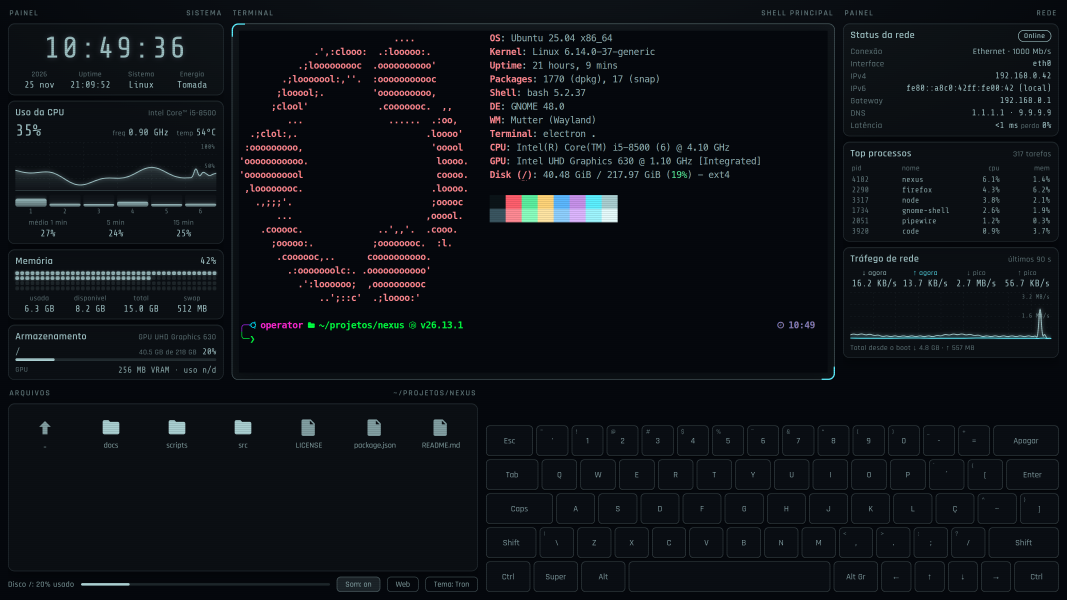
#> input picture docs/screenshots/nexus-tron.png, 3200 x 1800 px (shown at 1/3 size)
$ python details.py
#> lines starting #> are read from the running program, lines starting #| are printed output that depends on the picture
"""Recortes de detalhe para o tour visual do README, a partir das capturas em docs/screenshots/.

Rodado no fim do scripts/screenshots.sh. As coordenadas são do layout de 1600x900 (capturas em 2x).
"""
from pathlib import Path

from PIL import Image

SHOTS = Path(__file__).resolve().parent.parent / "docs" / "screenshots"
SCALE = 2  # capturas em 3200x1800

# nome do arquivo: (captura de origem, caixa em pixels do layout 1600x900)
CROPS = {
    "detail-system.png": ("nexus-tron.png", (0, 0, 340, 575)),
    "detail-network.png": ("nexus-cyberpunk.png", (1258, 0, 1600, 575)),
    "detail-keyboard.png": ("nexus-ambar.png", (735, 630, 1600, 895)),
}


def crop(src: str, box: tuple[int, int, int, int]) -> Image.Image:
#> called with src = 'nexus-tron.png', box = (0, 0, 340, 575)
    im = Image.open(SHOTS / src).convert("RGB")
#> im is the input picture: PIL image 3200x1800 RGB; mean R, G, B 14.1, 17.6, 22.1
    return im.crop(tuple(v * SCALE for v in box))
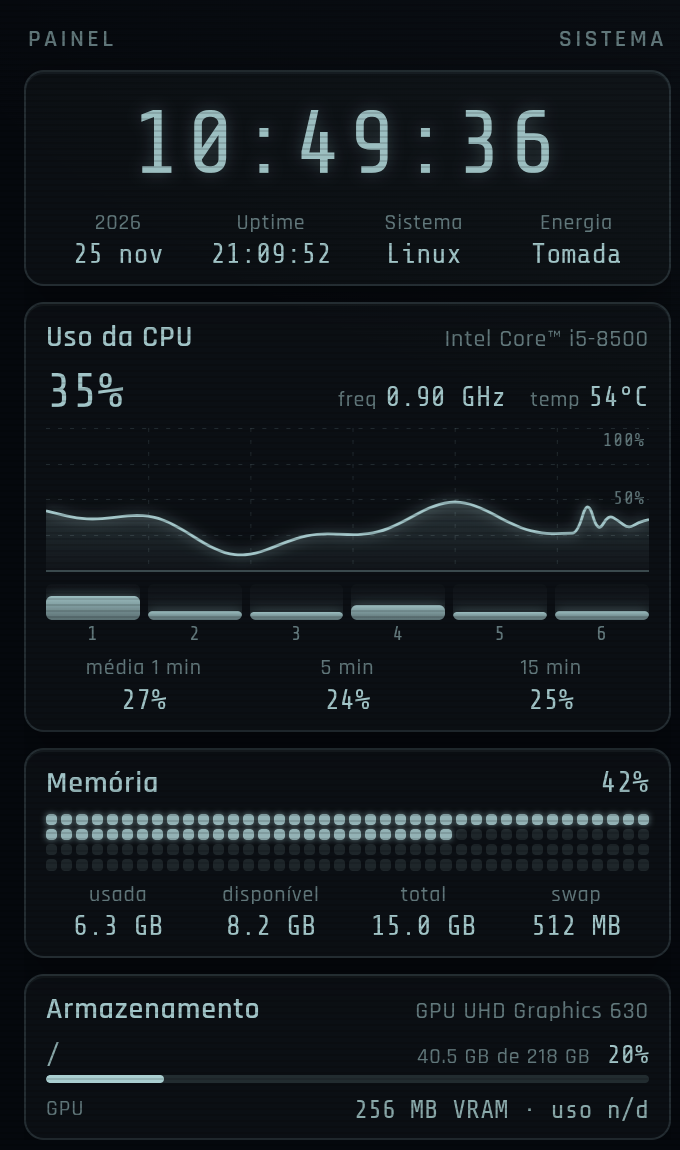
#> returned value: PIL image 680x1150 RGB; mean R, G, B 18.8, 24.2, 28.6
#> pass 2 of the loop `for out, (src, box) in CROPS.items():`:
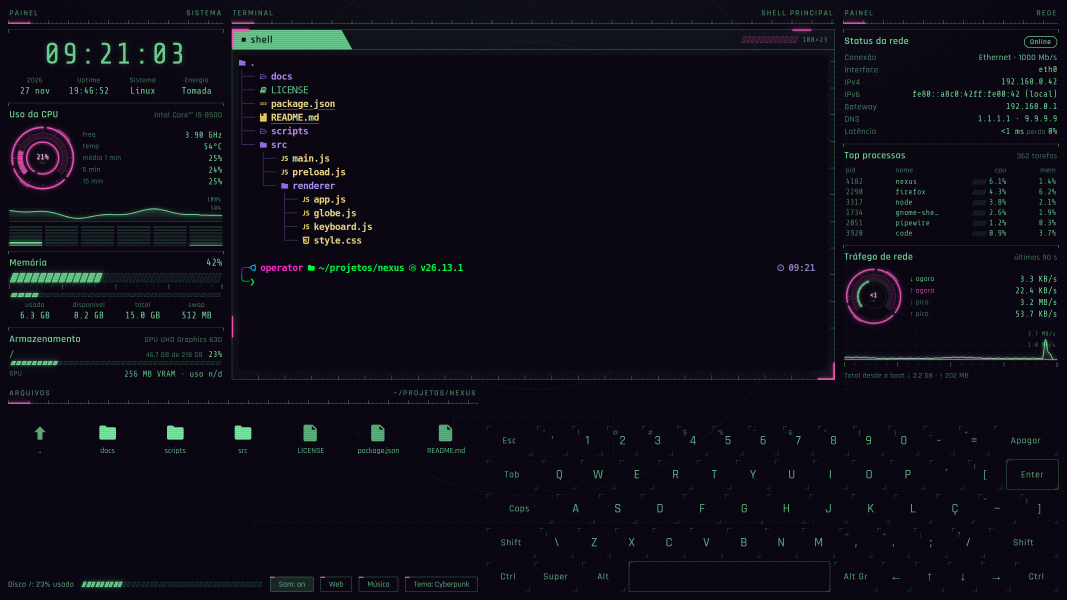
#> input picture docs/screenshots/nexus-cyberpunk.png, 3200 x 1800 px (shown at 1/3 size)
#> in crop, im is the input picture: PIL image 3200x1800 RGB; mean R, G, B 13.8, 12.2, 21.9
#> in crop (call 2), `return im.crop(tuple(v * SCALE for v in box))`:
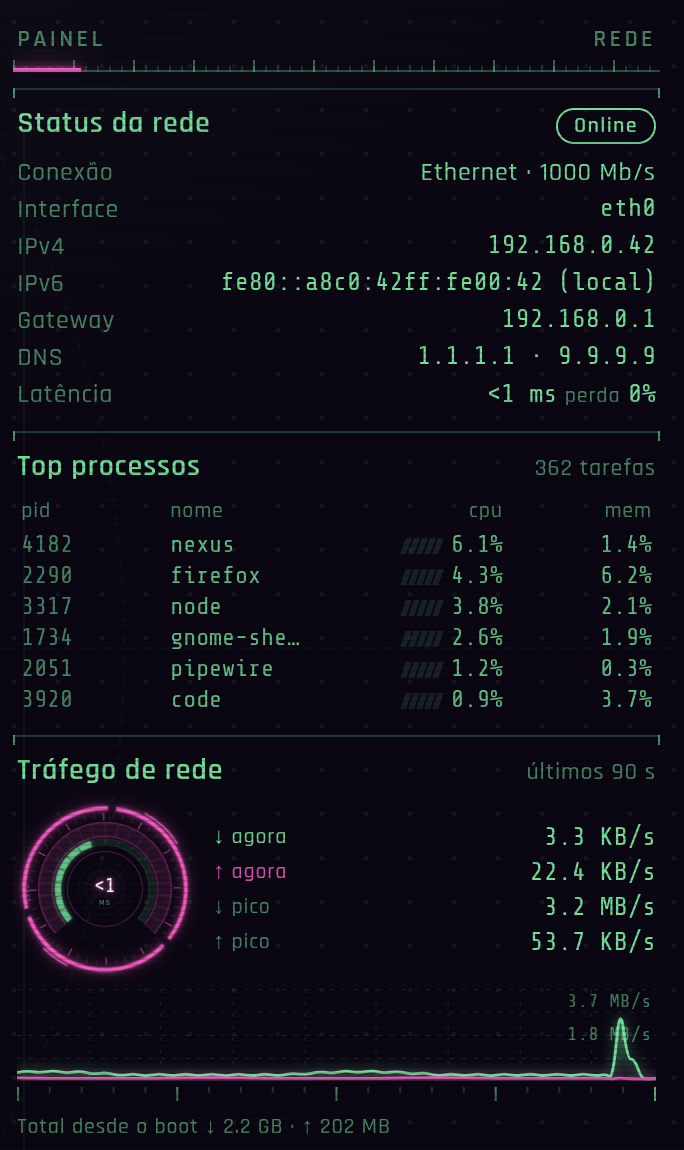
#> returned value: PIL image 684x1150 RGB; mean R, G, B 15.4, 14.1, 23.7
#> pass 3 of the loop `for out, (src, box) in CROPS.items():`:
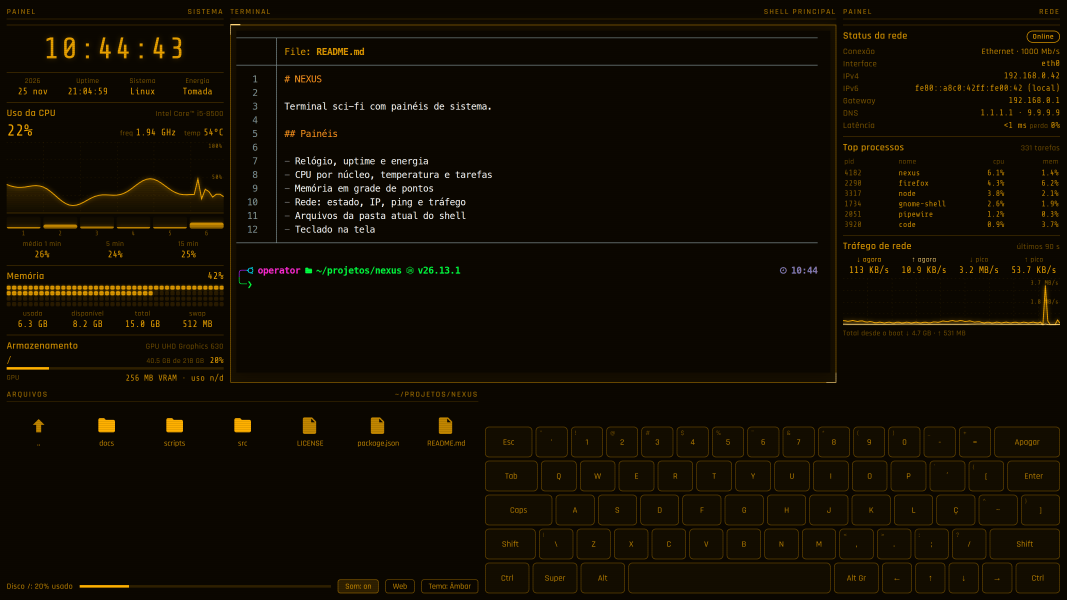
#> input picture docs/screenshots/nexus-ambar.png, 3200 x 1800 px (shown at 1/3 size)
#> in crop, im is the input picture: PIL image 3200x1800 RGB; mean R, G, B 18, 12.3, 1.3
#> in crop (call 3), `return im.crop(tuple(v * SCALE for v in box))`:
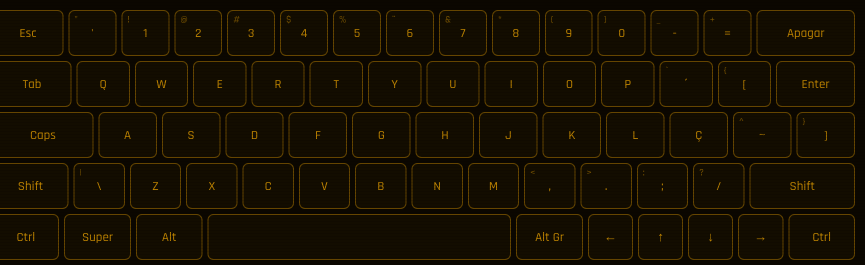
#> returned value: PIL image 1730x530 RGB (shown at 1/2 size); mean R, G, B 22.4, 15, 0


def themes_strip() -> Image.Image:
    """Os três temas lado a lado, mesma cena, com um fio entre eles."""
    w, h, gap = 1060, 596, 10
    strip = Image.new("RGB", (3 * w + 2 * gap, h), (5, 8, 13))
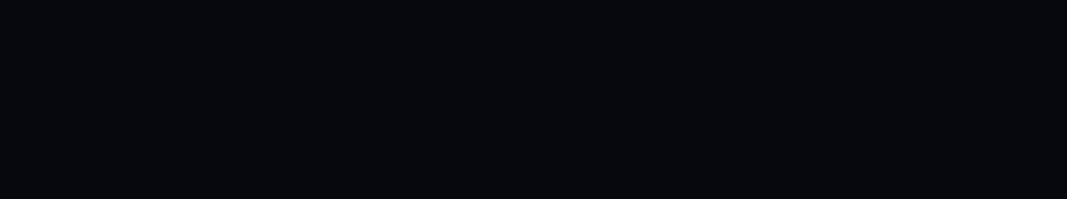
#> strip: PIL image 3200x596 RGB (shown at 1/3 size); mean R, G, B 5, 8, 13
    for i, name in enumerate(("tron", "cyberpunk", "ambar")):
        im = Image.open(SHOTS / f"nexus-{name}.png").convert("RGB").resize((w, h), Image.LANCZOS)
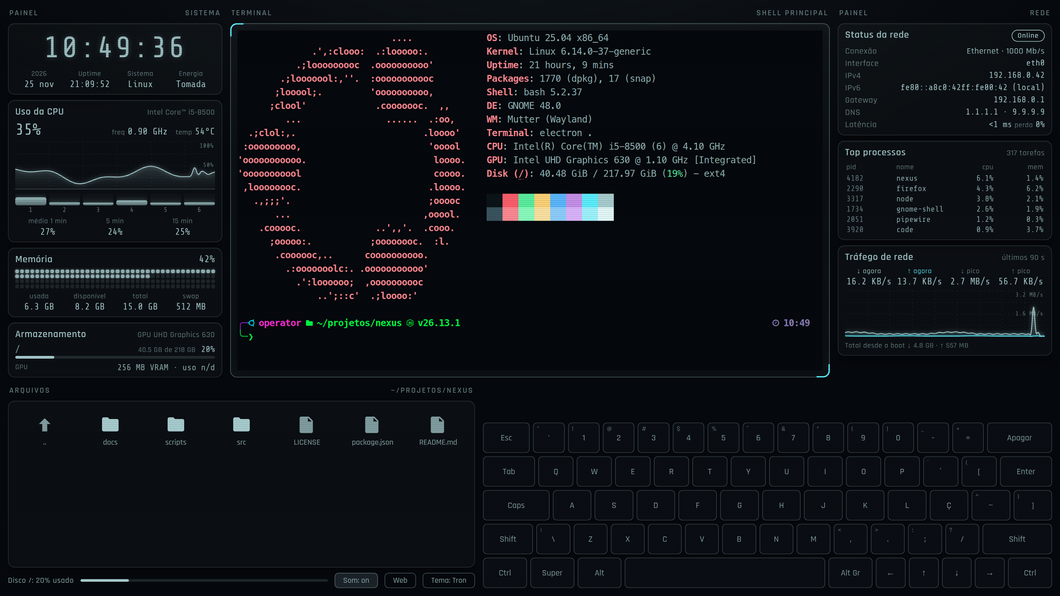
#> im: PIL image 1060x596 RGB; mean R, G, B 14.2, 17.6, 22.2
        strip.paste(im, (i * (w + gap), 0))
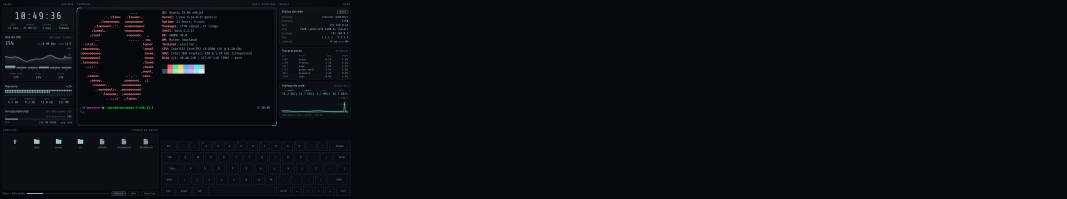
#> strip: PIL image 3200x596 RGB (shown at 1/3 size); mean R, G, B 8, 11.2, 16
#> pass 2 of the loop in themes_strip, `for i, name in enumerate(("tron", "cyberpunk", "ambar")):`:
#> in themes_strip, `strip.paste(im, (i * (w + gap), 0))`:
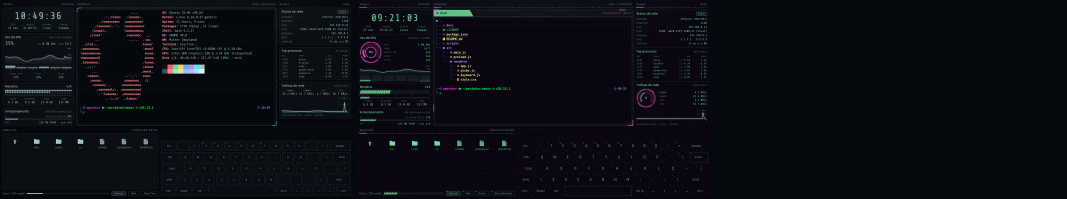
#> strip: PIL image 3200x596 RGB (shown at 1/3 size); mean R, G, B 11, 12.6, 19
#> pass 3 of the loop in themes_strip, `for i, name in enumerate(("tron", "cyberpunk", "ambar")):`:
#> in themes_strip, `strip.paste(im, (i * (w + gap), 0))`:
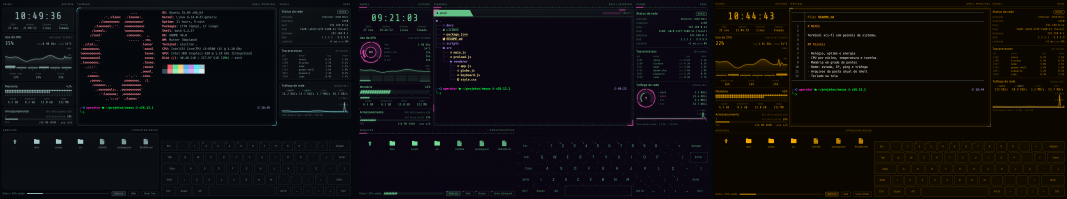
#> strip: PIL image 3200x596 RGB (shown at 1/3 size); mean R, G, B 15.3, 14.1, 15.1
    return strip


if __name__ == "__main__":
    for out, (src, box) in CROPS.items():
        crop(src, box).save(SHOTS / out, optimize=True)
    themes_strip().save(SHOTS / "themes.png", optimize=True)
    print("detalhes:", ", ".join([*CROPS, "themes.png"]))
